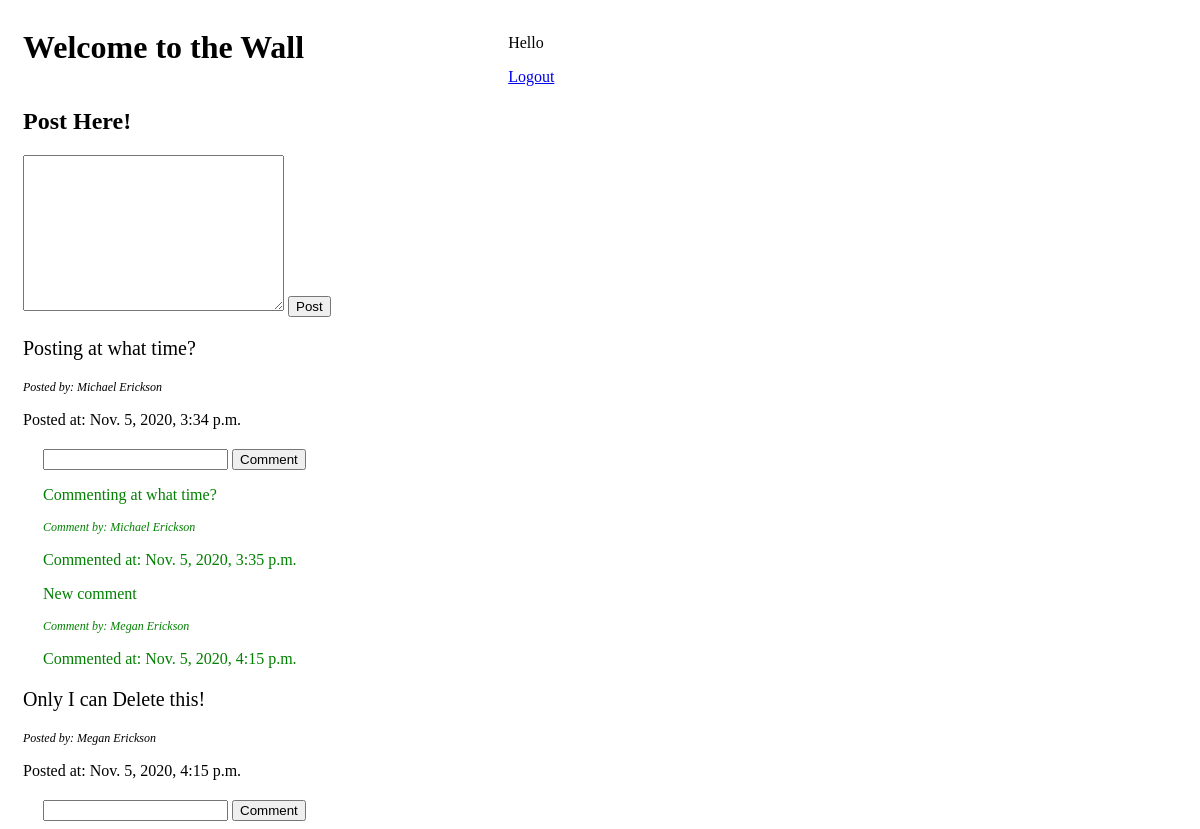
The app's page /wall with its own data.
### wall_app/models.py (models this page shows)
class Message(models.Model):
    message=models.CharField(max_length=255)
    person = models.ForeignKey(User, related_name='user_messages', on_delete=models.CASCADE)
    created_at=models.DateTimeField(auto_now_add=True)
    updated_at=models.DateTimeField(auto_now=True)

class User(models.Model):
    first_name=models.CharField(max_length=255)
    last_name=models.CharField(max_length=255)
    email=models.CharField(max_length=255)
    password=models.CharField(max_length=255)
    created_at=models.DateTimeField(auto_now_add=True)
    updated_at=models.DateTimeField(auto_now=True)
    objects=UserManager()

class Comment(models.Model):
    comment=models.CharField(max_length=255)
    person = models.ForeignKey(User, related_name='user_comments', on_delete=models.CASCADE)
    wall_message = models.ForeignKey(Message, related_name="post_comments", on_delete=models.CASCADE)
    created_at=models.DateTimeField(auto_now_add=True)
    updated_at=models.DateTimeField(auto_now=True)

### wall_app/views.py (the view)
# urls.py: path('wall', views.wall),
def wall(request):
    context = {
        'wall_messages': Message.objects.all()
    }
    return render(request, 'wall.html', context)

### wall_app/templates/wall.html (shortened to what this page needs)
<!DOCTYPE html>
<html lang="en">
<head>
    {% load static %}
    <link rel="stylesheet" href="{% static 'wall.css' %}">
</head>
<body>
    <div id="wrapper">
    <h1 id="head">Welcome to the Wall </h1>
<div id="top_right">
    <p>Hello {{request.session.user_name}}</p>
    <a href="/logout" id="logout">Logout</a>
</div>
    <h2>Post Here!</h2>
    <form action="/post_message" method="post" id="message">
        <textarea name="message" cols="30" rows="10"></textarea>
        <input type="submit" value="Post">
        </form>
        <div id='posts'>
            {% for post in wall_messages %}
                <div class='one_post'>
                    <p class='post'>{{post.message}}</p>
                    <p id="by">Posted by: {{post.person.first_name}} {{post.person.last_name}}</p>
                    <p>Posted at: {{post.created_at}}</p>
                    <div class="comment">
                    <form action="/add_comment/{{post.id}}" method=POST>
                        <input type="text" name='comment'>
                        <input type="submit" value='Comment'>
                    </form>
                    {% for comment in post.post_comments.all %}
                        <p>{{comment.comment}}</p>
                        <p id="by">Comment by: {{comment.person.first_name}} {{comment.person.last_name}}</p>
                        <p>Commented at: {{comment.created_at}}</p>
                    {% endfor %}
                    </div>
                </div>
            {% endfor %}
        </div>
    </div>
</body>
</html>

### wall_app/static/wall.css (style rules this page uses)
div#wrapper { padding-left: 15px; }
h1#head { display: inline-block; margin-right: 200px; vertical-align: top; }
#logout { display:inline-block; }
div.comment { padding-left: 20px; margin-top: 20px; color: green; }
p.post { font-size: 20px; }
div#top_right { display: inline-block; margin-top: 10px; }
p#by { font-style: italic; font-size: 12px; }

### records on screen
Message: message "Posting at what time?", person.first_name "Michael", person.last_name "Erickson", created_at "Nov. 5, 2020, 3:34 p.m."
Comment: comment "Commenting at what time?", person.first_name "Michael", person.last_name "Erickson", created_at "Nov. 5, 2020, 3:35 p.m."
Comment: comment "New comment", person.first_name "Megan", person.last_name "Erickson", created_at "Nov. 5, 2020, 4:15 p.m."
Message: message "Only I can Delete this!", person.first_name "Megan", person.last_name "Erickson", created_at "Nov. 5, 2020, 4:15 p.m."
